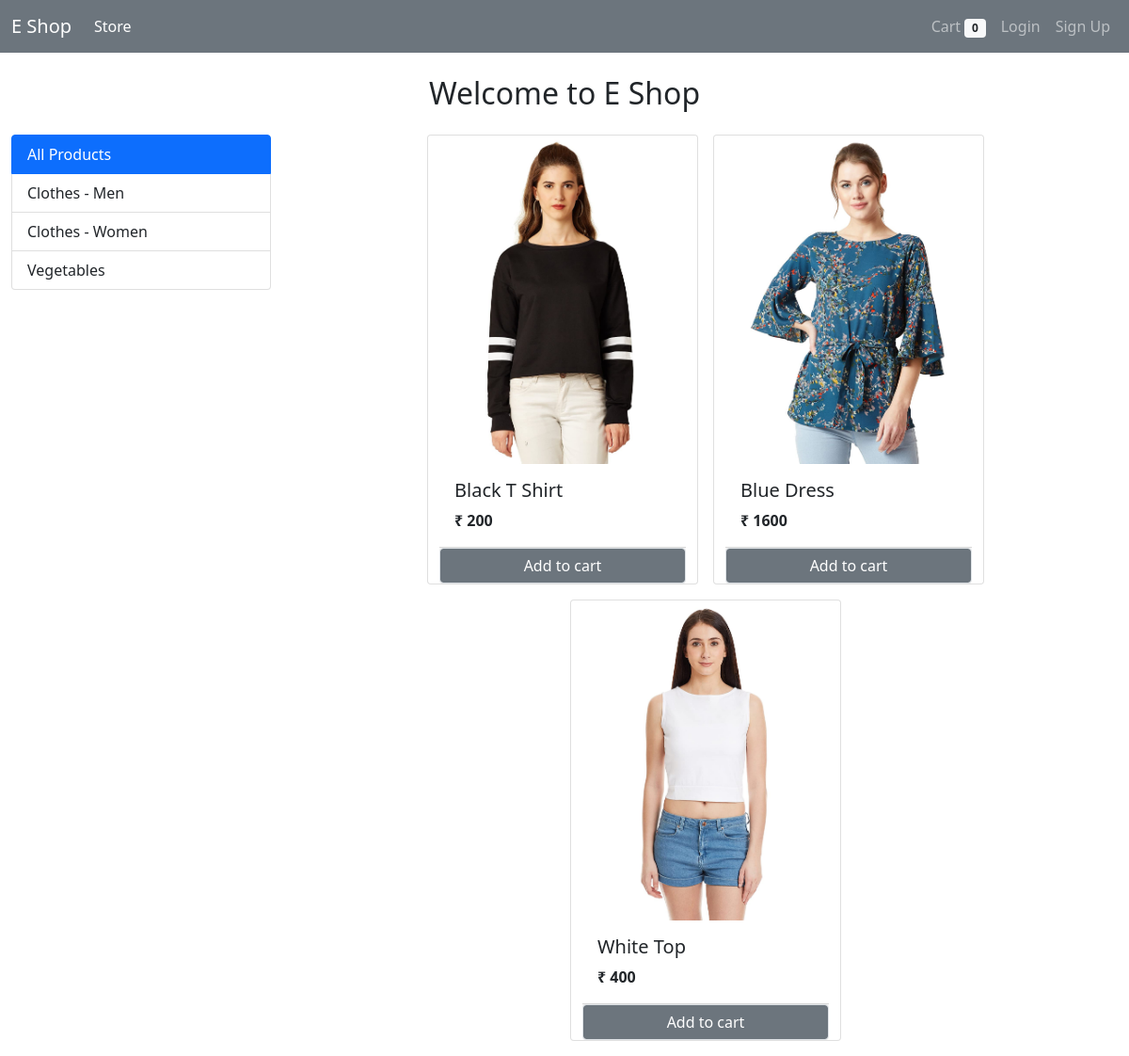
The app's page /?category=2 with its own data.
### store/models.py (models this page shows, shortened)
class Category(models.Model):
    name = models.CharField(max_length=30)
    @staticmethod
    def get_all_categories():
        return Category.objects.all()

class Product(models.Model):
    name = models.CharField(max_length=60)
    price = models.IntegerField(default=0)
    description = models.CharField(max_length=200, default="")
    image = models.ImageField(upload_to='uploads/products/')
    category = models.ForeignKey(Category, on_delete=models.CASCADE, default=1)
    @staticmethod
    def get_all_products_by_category_id(category_id):
        if category_id:
            return Product.objects.filter(category = category_id)
        else:
            return Product.get_all_products()

### store/views.py (the view, shortened to what this page needs)
# urls.py: path('', views.index, name='home'),
def index(request):
    if request.method =='GET':
        cart = request.session.get('cart')
        if not cart:
            request.session.cart = {}
        categories = Category.get_all_categories()
        category_ID = request.GET.get('category')
        if category_ID:
            products = Product.get_all_products_by_category_id(category_id=category_ID)
        else:
            products = Product.get_all_products()
        data = {}
        data['products'] = products
        data['categories'] = categories
        print("GET request index cname",request.session.get('user'))
        return render(request, 'index.html', data)

### store/templatetags/cart.py (called while the page is built)
@register.filter(name = 'is_in_cart')
def is_in_cart(product, cart):
    keys = cart.keys()
    for id in keys:
        if int(id) == product.id:
            return True
    return False

### store/templates/index.html (shortened to what this page needs)
{% extends 'base.html' %}
{% block content %}
{% load cart %}
<div class="container-fluid mt-3">
    <h2 class="text-center my-4">Welcome to E Shop</h2>
    <div class="row">
        <div class="col-md-3 justify-content-center">
            <div class="list-group">
                <a href="/" class="list-group-item list-group-item-action active" aria-current="true">
                    All Products
                  </a>
                {% for category in categories %}
                <a href="/?category={{category.id}}" class="list-group-item list-group-item-action" aria-current="true">
                  {{category.name}}
                </a>
                {% endfor %}
              </div>
        </div>
        <div id="products" class="col-md-9">
            <div class="row justify-content-center">
                {% for product in products %}
                <div class="card mx-2 mb-3" id="{{product.id}}"  style="width: 18rem;">
                    <img src="{{product.image.url}}" class="card-img-top" alt="...">
                    <div class="card-body">
                        <h5 class="card-title">{{product.name}}</h5>
                        <p class="card-text"><b>₹ {{product.price}}</b></p>
                    </div>
                    <div class="card-footer p-0 no-gutters align-items-center justify-content-center">
                        {% if product|is_in_cart:request.session.cart %}
                        <div class="row no-gutters ">
                            <form action="#{{product.id}}" method="post" class="col-2">
                                {% csrf_token %}
                                <input type="text" value="{{product.id}}" name="product" hidden>
                                <input type="text" value="True" name="remove" hidden>
                                <input type="submit" value=" - " class=" btn btn-block btn-secondary border">
                            </form>
                            <div class="text-center col-7 mt-1">{{product|cart_quantity:request.session.cart}} in cart</div>
                            <form action="#{{product.id}}" method="post" class="col-2 text-center">
                                {% csrf_token %}
                                <input type="text" value="{{product.id}}" name="product" hidden>
                                <input type="submit" value=" + " class=" btn btn-block btn-secondary border">
                            </form>
                        </div>
                        {% else %}
                        <form action="#{{product.id}}" method="post" class="btn-block">
                            <input href="#" type="submit" class="btn btn-secondary border form-control" value="Add to cart">
                        </form>
                        {% endif %}
                    </div>
                </div>
                {% endfor %}
            </div>
        </div>
    </div>
</div>
{% endblock %}

### records on screen
Category: name "Clothes - Men"
Category: name "Clothes - Women"
Category: name "Vegetables"
Product: image (picture), name "Black T Shirt", price "200"
Product: image (picture), name "Blue Dress", price "1600"
Product: image (picture), name "White Top", price "400"

### other values on screen
{{ request.session.cart.keys|length }} "0"
